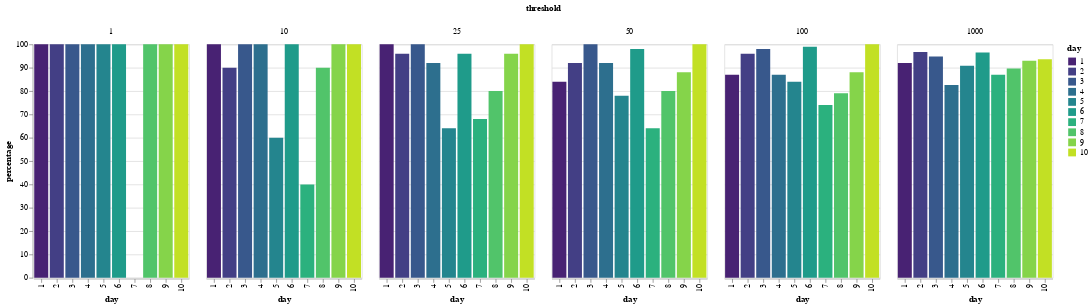

Notebook source saved alongside this figure:
### Code cell
day_limit = 10
data = df_thresholds_molten[df_thresholds_molten["day"] <= day_limit]

alt.Chart(data).mark_bar().encode(
    x="day:O",
    y="percentage",
    color=alt.Color("day").type("nominal").scale(scheme="viridis"),
    column="threshold"
)

### Figure 1 — Vega-Lite specification as saved in the notebook (floating-point values rounded to 4 significant figures)
{"config": {"view": {"continuousWidth": 300, "continuousHeight": 300}}, "data": {"name": "data-299efe6596079029f121d216be7f960e"}, "mark": {"type": "bar"}, "encoding": {"color": {"field": "day", "scale": {"scheme": "viridis"}, "type": "nominal"}, "column": {"field": "threshold", "type": "quantitative"}, "x": {"field": "day", "type": "ordinal"}, "y": {"field": "percentage", "type": "quantitative"}}, "$schema": "https://vega.github.io/schema/vega-lite/v5.15.1.json", "datasets": {"data-299efe6596079029f121d216be7f960e": [{"day": 1, "threshold": 1, "percentage": 100.0}, {"day": 2, "threshold": 1, "percentage": 100.0}, {"day": 3, "threshold": 1, "percentage": 100.0}, {"day": 4, "threshold": 1, "percentage": 100.0}, {"day": 5, "threshold": 1, "percentage": 100.0}, {"day": 6, "threshold": 1, "percentage": 100.0}, {"day": 7, "threshold": 1, "percentage": 0.0}, {"day": 8, "threshold": 1, "percentage": 100.0}, {"day": 9, "threshold": 1, "percentage": 100.0}, {"day": 10, "threshold": 1, "percentage": 100.0}, {"day": 1, "threshold": 10, "percentage": 100.0}, {"day": 2, "threshold": 10, "percentage": 90.0}, {"day": 3, "threshold": 10, "percentage": 100.0}, {"day": 4, "threshold": 10, "percentage": 100.0}, {"day": 5, "threshold": 10, "percentage": 60.0}, {"day": 6, "threshold": 10, "percentage": 100.0}, {"day": 7, "threshold": 10, "percentage": 40.0}, {"day": 8, "threshold": 10, "percentage": 90.0}, {"day": 9, "threshold": 10, "percentage": 100.0}, {"day": 10, "threshold": 10, "percentage": 100.0}, {"day": 1, "threshold": 25, "percentage": 100.0}, {"day": 2, "threshold": 25, "percentage": 96.0}, {"day": 3, "threshold": 25, "percentage": 100.0}, {"day": 4, "threshold": 25, "percentage": 92.0}, {"day": 5, "threshold": 25, "percentage": 64.0}, {"day": 6, "threshold": 25, "percentage": 96.0}, {"day": 7, "threshold": 25, "percentage": 68.0}, {"day": 8, "threshold": 25, "percentage": 80.0}, {"day": 9, "threshold": 25, "percentage": 96.0}, {"day": 10, "threshold": 25, "percentage": 100.0}, {"day": 1, "threshold": 50, "percentage": 84.0}, {"day": 2, "threshold": 50, "percentage": 92.0}, {"day": 3, "threshold": 50, "percentage": 100.0}, {"day": 4, "threshold": 50, "percentage": 92.0}, {"day": 5, "threshold": 50, "percentage": 78.0}, {"day": 6, "threshold": 50, "percentage": 98.0}, {"day": 7, "threshold": 50, "percentage": 64.0}, {"day": 8, "threshold": 50, "percentage": 80.0}, {"day": 9, "threshold": 50, "percentage": 88.0}, {"day": 10, "threshold": 50, "percentage": 100.0}, {"day": 1, "threshold": 100, "percentage": 87.0}, {"day": 2, "threshold": 100, "percentage": 96.0}, {"day": 3, "threshold": 100, "percentage": 98.0}, {"day": 4, "threshold": 100, "percentage": 87.0}, {"day": 5, "threshold": 100, "percentage": 84.0}, {"day": 6, "threshold": 100, "percentage": 99.0}, {"day": 7, "threshold": 100, "percentage": 74.0}, {"day": 8, "threshold": 100, "percentage": 79.0}, {"day": 9, "threshold": 100, "percentage": 88.0}, {"day": 10, "threshold": 100, "percentage": 100.0}, {"day": 1, "threshold": 1000, "percentage": 92.0}, {"day": 2, "threshold": 1000, "percentage": 96.7}, {"day": 3, "threshold": 1000, "percentage": 94.8}, {"day": 4, "threshold": 1000, "percentage": 82.6}, {"day": 5, "threshold": 1000, "percentage": 90.8}, {"day": 6, "threshold": 1000, "percentage": 96.5}, {"day": 7, "threshold": 1000, "percentage": 87.0}, {"day": 8, "threshold": 1000, "percentage": 89.6}, {"day": 9, "threshold": 1000, "percentage": 93.0}, {"day": 10, "threshold": 1000, "percentage": 93.6}]}}
